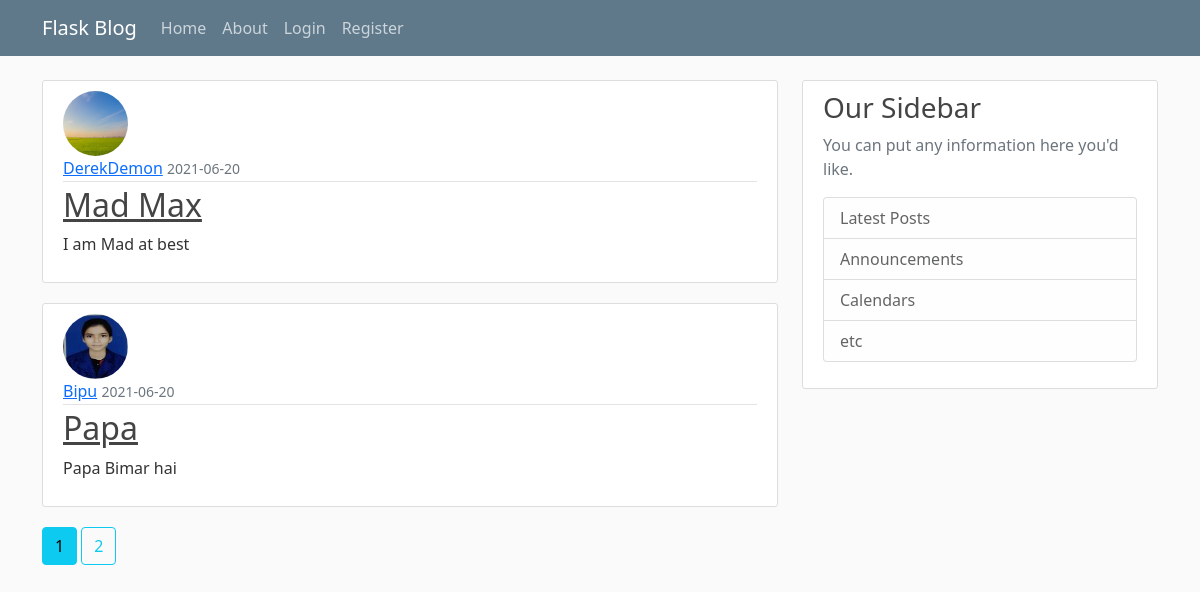
The page /home on the database its author committed.
### simpleblog/models.py (models this page shows, shortened)
class Post(db.Model):
    id = db.Column(db.Integer, primary_key = True)
    title = db.Column(db.String(100), nullable = False)
    date_posted = db.Column(db.DateTime, nullable =  False, default = datetime.utcnow) # saving some default time
    content = db.Column(db.Text, nullable = False)
    user_id = db.Column(db.Integer, db.ForeignKey('user.id'), nullable = False) #user is table name here

class User(db.Model, UserMixin):
    id = db.Column(db.Integer, primary_key = True)
    username = db.Column(db.String(20), unique = True, nullable =False)
    email = db.Column(db.String(120), unique = True, nullable = False)
    image_file = db.Column(db.String(20), nullable = False, default = 'default.jpg')
    password = db.Column(db.String(60), nullable = False)
    post = db.relationship('Post', backref = 'author', lazy = True) # Post is the Post class here

### simpleblog/routes.py (the view)
@app.route("/", methods = ['POST', 'GET'])
@app.route("/home", methods = ['POST', 'GET'])
def home():
    page = request.args.get('page', 1, type = int)
    posts = Post.query.order_by(Post.date_posted.desc()).paginate(per_page = 2, page = page)
    return render_template('home.html', posts = posts)

### simpleblog/templates/home.html
{% extends "layout.html" %}
{% block content %}
    {% for post in posts.items %}
        <article class="media content-section">
          <img class="rounded-circle article-img" src="{{ url_for('static', filename='profile_pics/' + post.author.image_file) }}">
          <div class="media-body">
            <div class="article-metadata">
              <a class="mr-2" href= " {{ url_for('user_posts', username = post.author.username ) }}">{{ post.author.username }}</a>
              <small class="text-muted">{{ post.date_posted.strftime('%Y-%m-%d') }}</small>
            </div>
            <h2><a class="article-title" href="{{ url_for('post', post_id=post.id) }}">{{ post.title }}</a></h2>
            <p class="article-content">{{ post.content }}</p>
          </div>
        </article>
    {% endfor %}
    {% for page_num in posts.iter_pages(left_edge = 1, right_edge = 1, left_current = 1, right_current = 1)  %}
        {% if page_num %}
          {% if posts.page == page_num %}
          <a class = 'btn btn-info mb-4' href = "{{ url_for('home', page = page_num) }}">{{ page_num }}</a>
          {% else %}
          <a class = 'btn btn-outline-info mb-4' href = "{{ url_for('home', page = page_num) }}">{{ page_num }}</a>
          {% endif %}
        {% else %}
        ...
        {% endif %}
    {% endfor %}
{% endblock %}

### simpleblog/templates/layout.html (shortened to what this page needs)
<!DOCTYPE html>
<html>
    <head>
        <link href="https://cdn.jsdelivr.net/npm/bootstrap@5.0.1/dist/css/bootstrap.min.css" rel="stylesheet">
        <link rel = "stylesheet" type = "text/css" href = "{{ url_for('static', filename = 'main.css') }}">
    </head>
    <body>
        <header class="site-header">
            <nav class="navbar navbar-expand-md navbar-dark bg-steel fixed-top">
              <div class="container">
                <a class="navbar-brand mr-4" href="/">Flask Blog</a>
                <div class="collapse navbar-collapse" id="navbarToggle">
                  <div class="navbar-nav mr-auto">
                    <a class="nav-item nav-link" href="/">Home</a>
                    <a class="nav-item nav-link" href="/about">About</a>
                  </div>
                  <div class="navbar-nav">
                    {% if current_user.is_authenticated %}
                     <a class="nav-item nav-link" href="{{ url_for('new_post') }}">New Post</a>
                      <a class="nav-item nav-link" href="{{ url_for('account') }}">Account</a>
                      <a class="nav-item nav-link" href="{{ url_for('logout') }}">Logout</a>
                    {% else %}
                      <a class="nav-item nav-link" href="{{ url_for('login')}}">Login</a>
                      <a class="nav-item nav-link" href="{{ url_for('register') }}">Register</a>
                    {% endif %}
                  </div>
                </div>
              </div>
            </nav>
        </header>
        <main role="main" class="container">
        <div class="row">
            <div class="col-md-8">
            {% block content %}{% endblock %}
            </div>
            <div class="col-md-4">
            <div class="content-section">
                <h3>Our Sidebar</h3>
                <p class='text-muted'>You can put any information here you'd like.
                <ul class="list-group">
                    <li class="list-group-item list-group-item-light">Latest Posts</li>
                    <li class="list-group-item list-group-item-light">Announcements</li>
                    <li class="list-group-item list-group-item-light">Calendars</li>
                    <li class="list-group-item list-group-item-light">etc</li>
                </ul>
                </p>
            </div>
            </div>
        </div>
        </main>
    </body>
</html>

### simpleblog/static/main.css (style rules this page uses)
body { background: #fafafa; color: #333333; margin-top: 5rem; }
h1, h2, h3, h4, h5, h6 { color: #444444; }
.bg-steel { background-color: #5f788a; }
.site-header .navbar-nav .nav-link { color: #cbd5db; }
.content-section { background: #ffffff; padding: 10px 20px; border: 1px solid #dddddd; border-radius: 3px; margin-bottom: 20px; }
.article-title { color: #444444; }
.article-content { white-space: pre-line; }
.article-img { height: 65px; width: 65px; margin-right: 16px; }
.article-metadata { padding-bottom: 1px; margin-bottom: 4px; border-bottom: 1px solid #e3e3e3 }

### rows shown on the page
Post: image_file (placeholder picture), author.username "DerekDemon", date_posted "2021-06-20", title "Mad Max", content "I am Mad at best"
Post: image_file (picture), author.username "Bipu", date_posted "2021-06-20", title "Papa", content "Papa Bimar hai"

### other values the page prints
{{ page_num }} "1"
{{ page_num }} "2"
